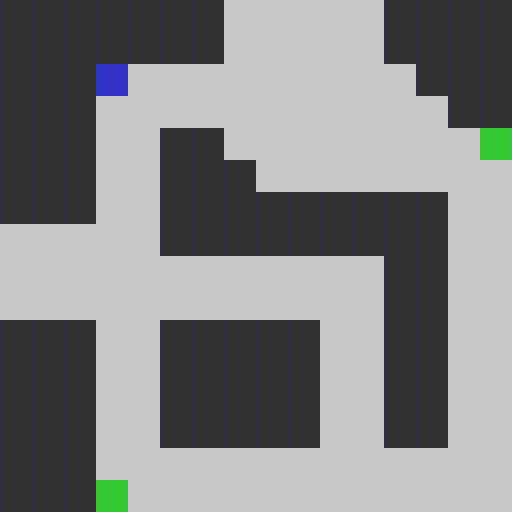

The image is a tile-based game level rendered from a .tmx file. Its description and complete source (layers, tilesets, objects, tile grids) follow:
An orthogonal 16x16 tile map with 32x32 px tiles, 1 tile layer (Tile Layer 1).

<map version="1.10" tiledversion="1.10.1" orientation="orthogonal" renderorder="right-down" width="16" height="16" tilewidth="32" tileheight="32" infinite="0" nextlayerid="2" nextobjectid="1">
 <tileset firstgid="1" source="../BaseTileset.tsx" />
 <layer id="1" name="Tile Layer 1" width="16" height="16">
  <data encoding="csv">
4,4,4,4,4,4,4,5,5,5,5,5,4,4,4,4,
4,4,4,4,4,4,4,5,5,5,5,5,4,4,4,4,
4,4,4,3,5,5,5,5,5,5,5,5,5,4,4,4,
4,4,4,5,5,5,5,5,5,5,5,5,5,5,4,4,
4,4,4,5,5,4,4,5,5,5,5,5,5,5,5,2,
4,4,4,5,5,4,4,4,5,5,5,5,5,5,5,5,
4,4,4,5,5,4,4,4,4,4,4,4,4,4,5,5,
5,5,5,5,5,4,4,4,4,4,4,4,4,4,5,5,
5,5,5,5,5,5,5,5,5,5,5,5,4,4,5,5,
5,5,5,5,5,5,5,5,5,5,5,5,4,4,5,5,
4,4,4,5,5,4,4,4,4,4,5,5,4,4,5,5,
4,4,4,5,5,4,4,4,4,4,5,5,4,4,5,5,
4,4,4,5,5,4,4,4,4,4,5,5,4,4,5,5,
4,4,4,5,5,4,4,4,4,4,5,5,4,4,5,5,
4,4,4,5,5,5,5,5,5,5,5,5,5,5,5,5,
4,4,4,2,5,5,5,5,5,5,5,5,5,5,5,5
</data>
 </layer>
</map>
